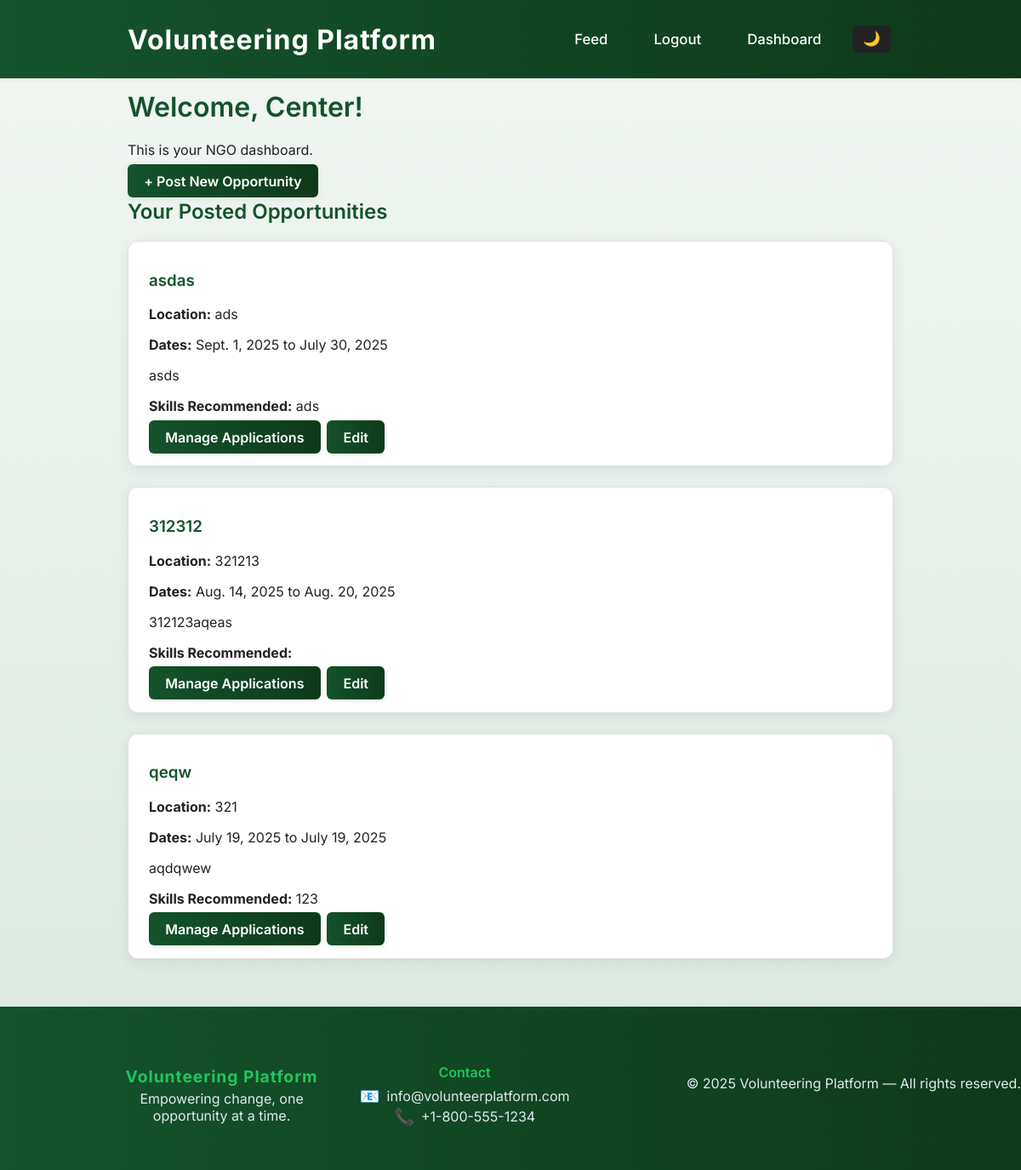
Page /accounts/dashboard/ngo/ (signed in) on the earlier database version.
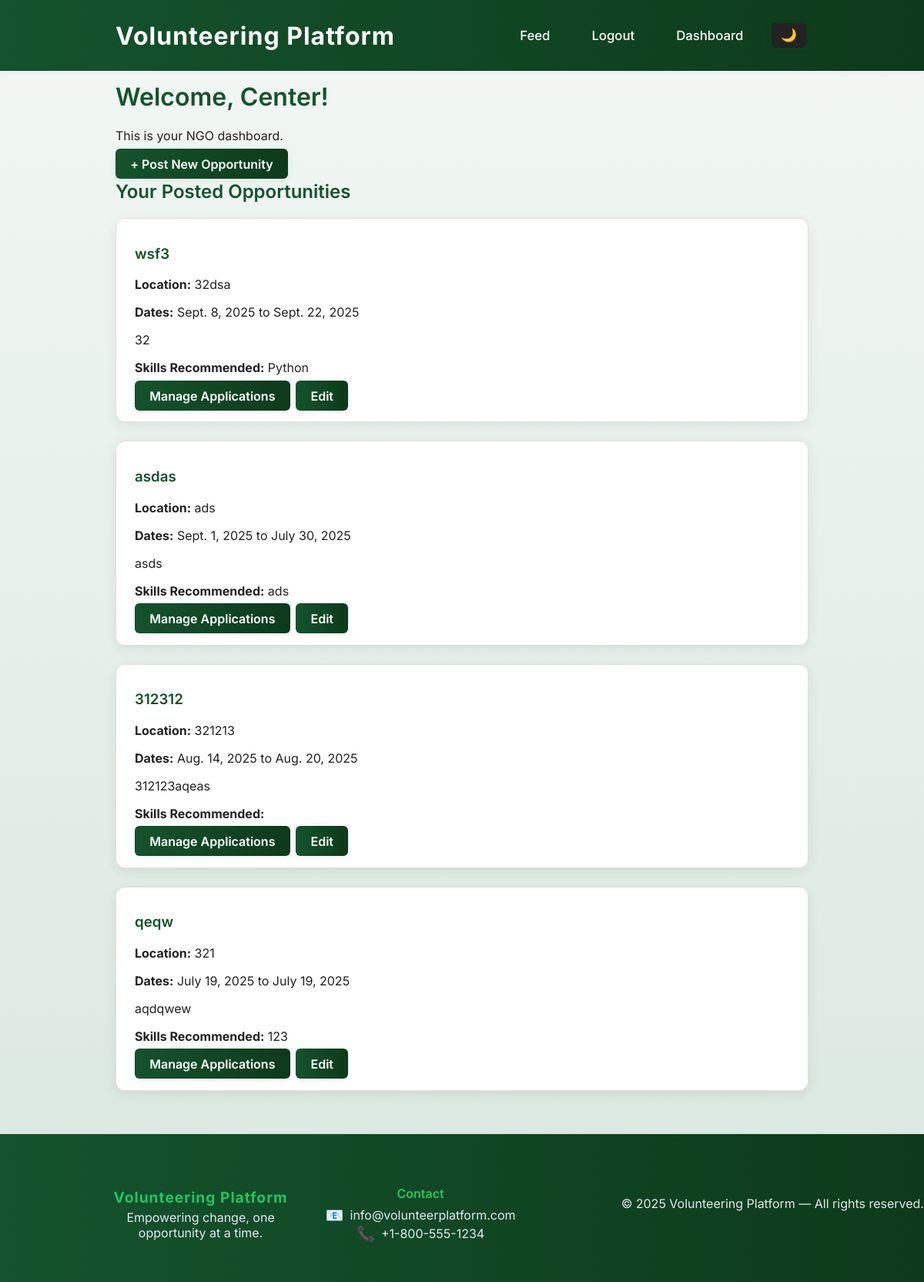
Same page on the later database version.
### feeds/models.py (models this page shows, shortened)
class Opportunity(models.Model):
    ngo = models.ForeignKey(
        settings.AUTH_USER_MODEL,
        on_delete=models.CASCADE,
        limit_choices_to={"role": "ngo"},
    )
    title = models.CharField(max_length=200)
    description = models.TextField()
    location = models.CharField(max_length=255)
    start_date = models.DateField()
    end_date = models.DateField()
    skills_recommended = models.CharField(max_length=255, blank=True)
    created_at = models.DateTimeField(auto_now_add=True)

### accounts/views.py (the view)
# urls.py: path("dashboard/ngo/", views.ngo_dashboard, name="ngo_dashboard"),
@login_required
def ngo_dashboard(request):
    if request.user.role != "ngo":
        return redirect("home")
    opportunities = Opportunity.objects.filter(ngo=request.user).order_by("-created_at")
    return render(request, "accounts/ngo_dashboard.html", {"opportunities": opportunities})

### accounts/views.py (called while the page is built)
def get_notification_count(request):
    if not request.user.is_authenticated:
        return {'notification_count': 0}
    count = 0
    if hasattr(request.user, 'role'):
        if request.user.role == 'ngo':
            from feeds.models import Application
            count = Application.objects.filter(opportunity__ngo=request.user, status='pending').count()
        elif request.user.role == 'admin':
            from .models import Report
            count = Report.objects.filter(handled=False).count()
    return {'notification_count': count}

### accounts/templates/accounts/ngo_dashboard.html (shortened to what this page needs)
{% extends "base.html" %}
{% block content %}
  <h1>Welcome, {{ user.username }}!</h1>
  <p>This is your NGO dashboard.</p>
  <a class="btn" href="{% url 'create_opportunity' %}">+ Post New Opportunity</a>
  <h2>Your Posted Opportunities</h2>
  {% if opportunities %}
    {% for opportunity in opportunities %}
      <div class="opportunity-card">
        <h3>{{ opportunity.title }}</h3>
        <p><strong>Location:</strong> {{ opportunity.location }}</p>
        <p><strong>Dates:</strong> {{ opportunity.start_date }} to {{ opportunity.end_date }}</p>
        <p>{{ opportunity.description }}</p>
  <p><strong>Skills Recommended:</strong> {{ opportunity.skills_recommended }}</p>
        <a class="btn" href="{% url 'manage_applications' opportunity.id %}">Manage Applications</a>
        <a class="btn" href="{% url 'edit_opportunity' opportunity.id %}">Edit</a>
      </div>
    {% endfor %}
  {% else %}
    <p>You haven’t posted any opportunities yet.</p>
  {% endif %}
{% endblock %}

Differences in the rows shown:
added Opportunity: title "wsf3", location "32dsa", start_date "Sept. 8, 2025", end_date "Sept. 22, 2025", description "32", skills_recommended "Python"
